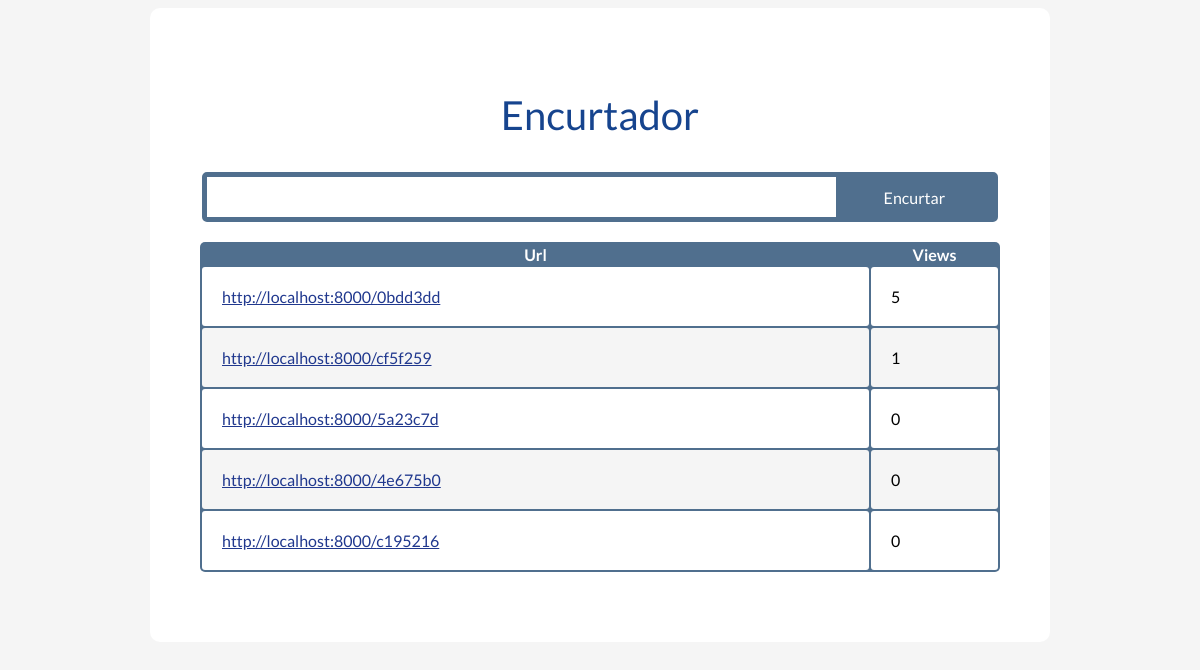
Before: / with the older database file.
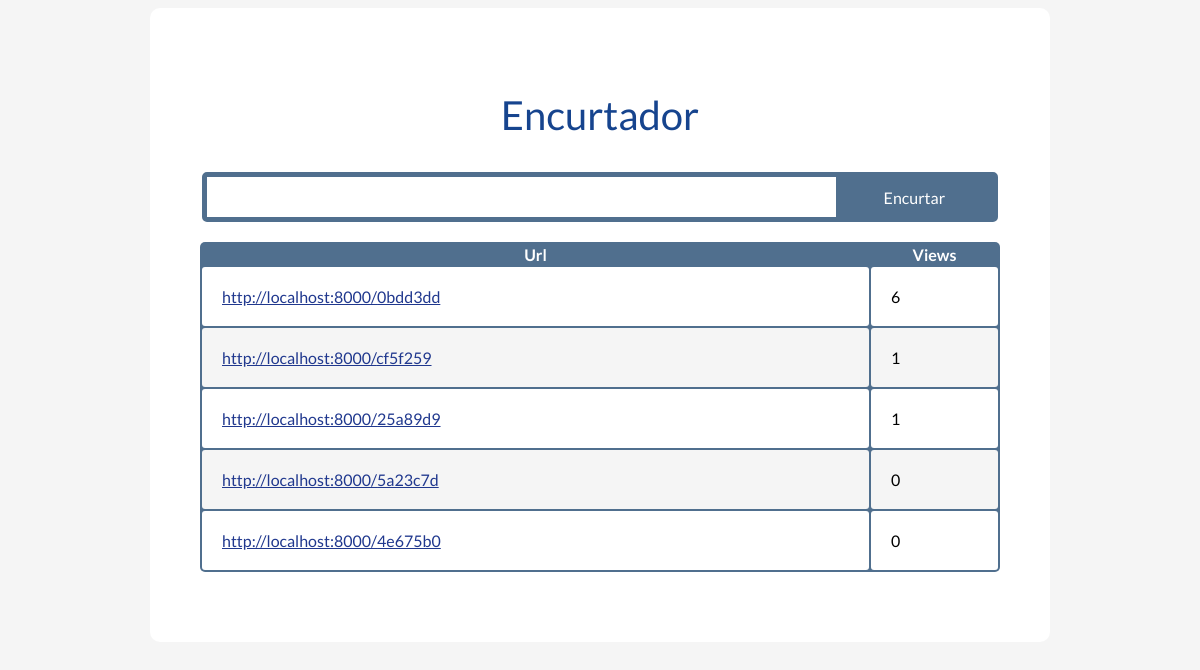
After: the same page with the newer database file.
### encurtador/core/models.py (models this page shows, shortened)
class Url(models.Model):
  original = models.CharField(max_length=200)
  short    = models.CharField(max_length=50)
  views    = models.IntegerField(default=0)
  class Meta:
    ordering = ['-views']

### encurtador/core/views.py (the view, shortened to what this page needs)
# urls.py: url(r'^$', Home.as_view(), name='home'),
class Home(CreateView):
  form_class    = UrlForm
  model         = Url
  template_name = 'core/home/index.html'
  def get_context_data(self, **kwargs):
    context = super(Home, self).get_context_data(**kwargs)
    context['urls'] = Url.objects.all()[:5]
    return context

### encurtador/core/forms.py
class UrlForm(ModelForm):
  class Meta:
    model  = Url
    fields = ['original']

### encurtador/core/templates/core/home/index.html (shortened to what this page needs)
<!DOCTYPE html>
<html lang="en">
<head>
  <link rel="stylesheet" href="{{STATIC_URL}}css/style.css" />
</head>
<body>
  <section id="container">
    <header>
      <h1>Encurtador</h1>
    </header>
    <fieldset>
      <form action="{% url 'core:home' %}" method="post">
      </form>
    </fieldset>
    <table>
      <thead>
        <tr>
          <th>Url</th>
          <th>Views</th>
        </tr>
      </thead>
      <tbody>
      {% for url in urls %}
        <tr class="{% cycle 'even' 'odd' %}">
          <td><a href="http://localhost:8000/{{ url.short }}" target="_blank" title="{{ url.original }}">http://localhost:8000/{{ url.short }}</a></td>
          <td>{{ url.views }}</td>
        </tr>
      {% endfor %}
      </tbody>
    </table>
  </section>
</body>
</html>

Changed rows visible on the page:
no longer on this page (row unchanged): Url: short "c195216", views "0"
changed Url "0bdd3dd": views "5" → "6"
added Url: short "25a89d9", views "1"
